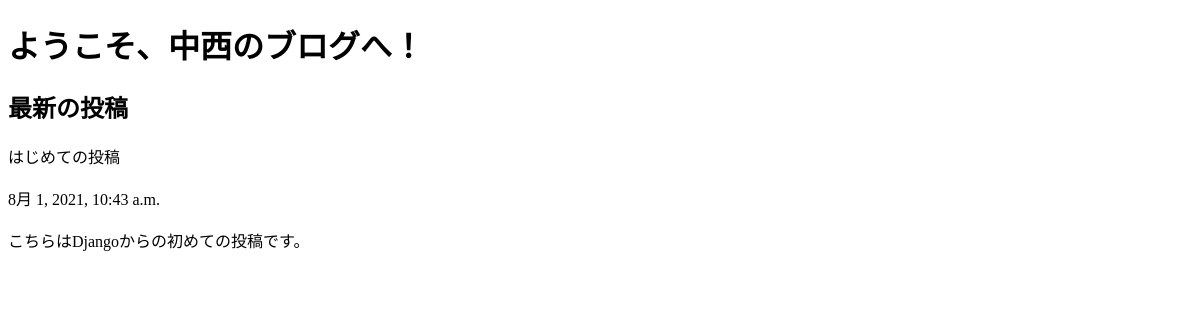
The app's page /posts/, older data.
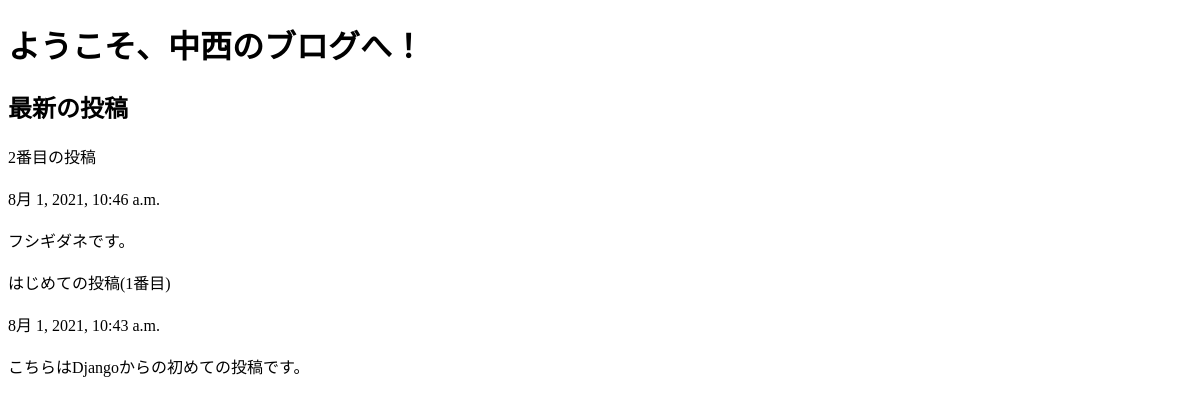
The same page, newer data.
### posts/models.py (models this page shows, shortened)
class Post(models.Model):
  title = models.CharField(max_length=100)
  published = models.DateTimeField()
  image = models.ImageField(upload_to='media/')
  body = models.TextField()
  def summary(self):
    return self.body[:30]

### posts/views.py (the view)
def index(request):
  posts = Post.objects.order_by('-published')
  return render(request, 'posts/index.html', {'posts': posts})

### posts/templates/posts/index.html (shortened to what this page needs)
<!DOCTYPE html>
<html lang="ja-jp">
  <head>
  </head>
  <body>
    <h1>ようこそ、中西のブログへ！</h1>
    <h2>最新の投稿</h2>
    {% for post in posts.all %}
      {{ post.title }}
      <br /><br />
      {{ post.published }}
      <br /><br />
      {{ post.summary }}
      <br /><br />
    {% endfor %}
  </body>
</html>

Row changes from the older to the newer data that the page shows:
added Post: title "2番目の投稿", published "8月 1, 2021, 10:46 a.m.", summary "フシギダネです。"
changed Post "こちらはDjangoからの初めての投稿です。": title "はじめての投稿" → "はじめての投稿(1番目)"
